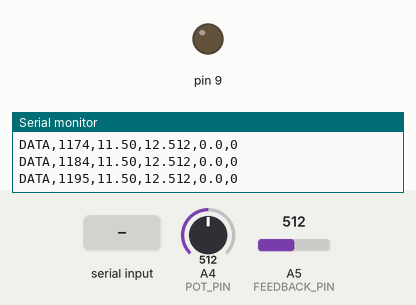
A sketch run on a simulated Arduino Uno, built with avr-gcc and run on an emulated ATmega328P. On the bench: output pins drawn as LEDs (lit = HIGH), the last lines printed to the serial monitor. The test bench sets the inputs (shaded band); at power-on: A5 (FEEDBACK_PIN) = 512, A4 (POT_PIN) = 512.

Above: at 1.2 s.
1.3 s: A5 (FEEDBACK_PIN) set to 490
2.8 s: A4 (POT_PIN) set to 538
4.3 s: A4 (POT_PIN) set to 551
At 5.65 s:
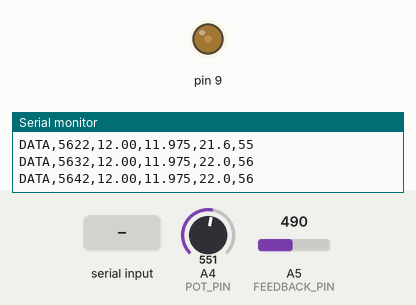
At 6.85 s:
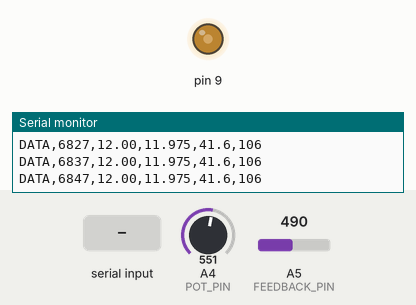
7.3 s: "RESET\n" received over Serial
13.3 s: A5 (FEEDBACK_PIN) set to 1023
At 14.0 s:
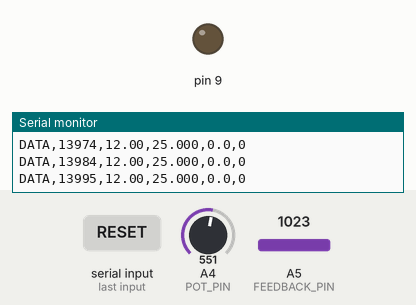
Timing chart, 0 to 15.8 s (numbered marks = the images above; inputs shaded):
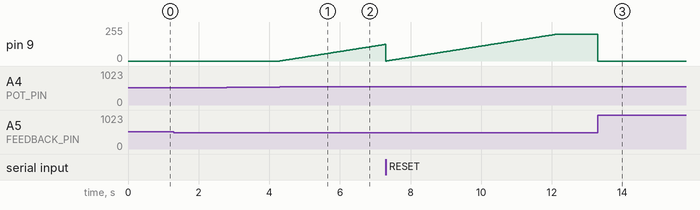

Measured:
- the behaviour switches between 550 and 551 on A4 (POT_PIN) (found by bisection; images 0 and 1)
- after the input at 4.3 s, pin 9: moves from 0/255 to 125/255 over 3.0 s, starting at once
- after the input at 13.3 s, pin 9: 200/255 → 0/255 at once

The sketch:

boost_controller_TIMING_TEST.ino
```cpp
#include <avr/io.h>

// ---------- Settings that MATLAB can change ----------
float KP = 0.1;
float KI = 40.0;
float remoteTargetV = 12.0;
bool  remoteMode = false;

const float MIN_VREF = 5.0, MAX_VREF = 18.0;
const float TS = 0.001;                 // 1 ms control loop (now accurate)
const uint8_t MAX_DUTY = 200;

// ---------- Pins ----------
const int FEEDBACK_PIN = A5;
const int POT_PIN      = A4;
// PWM output is now D9 (OC1A)  <-- move your wire from D5 to D9

const float R_TOP = 40.0, R_BOT = 10.0;
const float VOLTAGE_MULTIPLIER = (R_TOP + R_BOT) / R_BOT;

// ---------- Controller state ----------
float error = 0, prev_error = 0, control_y = 0, prev_y = 0;
float lastTargetV = 0;
int   lastAdc = 0;

char serialBuffer[40];
byte serialIndex = 0;

void handleCommand(char *cmd) {
  if (strcmp(cmd, "RESET") == 0) {          // duty back to 0, clear PI memory
    control_y = 0; prev_y = 0; prev_error = 0;
    OCR1A = 0;
    Serial.println(F("ACK,RESET"));
    return;
  }
  char *eq = strchr(cmd, '=');
  if (eq == NULL) { Serial.println(F("ERROR,INVALID_COMMAND")); return; }
  *eq = '\0';
  float val = atof(eq + 1);

  if (strcmp(cmd, "VREF") == 0) {
    if (val >= MIN_VREF && val <= MAX_VREF) {
      remoteTargetV = val; remoteMode = true;
      Serial.print(F("ACK,VREF,")); Serial.println(val, 2);
    } else Serial.println(F("ERROR,VREF_OUT_OF_RANGE"));
  }
  else if (strcmp(cmd, "KP") == 0) {
    if (val >= 0 && val <= 5) { KP = val; Serial.print(F("ACK,KP,")); Serial.println(val, 4); }
    else Serial.println(F("ERROR,KP_OUT_OF_RANGE"));
  }
  else if (strcmp(cmd, "KI") == 0) {
    if (val >= 0 && val <= 500) { KI = val; Serial.print(F("ACK,KI,")); Serial.println(val, 4); }
    else Serial.println(F("ERROR,KI_OUT_OF_RANGE"));
  }
  else Serial.println(F("ERROR,INVALID_COMMAND"));
}

void processSerialCommands() {
  while (Serial.available() > 0) {
    char c = Serial.read();
    if (c == '\n' || c == '\r') {
      if (serialIndex == 0) continue;
      serialBuffer[serialIndex] = '\0';
      handleCommand(serialBuffer);
      serialIndex = 0;
    } else if (serialIndex < sizeof(serialBuffer) - 1) {
      serialBuffer[serialIndex++] = c;
    } else {
      serialIndex = 0;
    }
  }
}

void setup() {
  Serial.begin(115200);

  // Timer1, 8-bit fast PWM on D9, ~62.5 kHz (does NOT affect millis/micros)
  DDRB |= (1 << PB1);
  TCCR1A = (1 << COM1A1) | (1 << WGM10);
  TCCR1B = (1 << WGM12)  | (1 << CS10);
  OCR1A = 0;

  Serial.println(F("READY"));
}

// ---- TIMING TEST additions (measure ADC / control execution time and period jitter) ----
unsigned long tm_adcSum = 0, tm_adcMax = 0, tm_totSum = 0, tm_totMax = 0, tm_perMin = 4000000000UL, tm_perMax = 0, tm_last = 0;
unsigned int tm_cnt = 0;

void loop() {
  processSerialCommands();

  // ---- Control loop: every 1 ms ----
  static unsigned long lastCtl = 0;
  if (micros() - lastCtl >= 1000) {
    lastCtl += 1000;
    unsigned long tm_t0 = micros();

    float target_vout;
    if (remoteMode) target_vout = remoteTargetV;
    else target_vout = map(analogRead(POT_PIN), 0, 1023, 50, 180) / 10.0;
    lastTargetV = target_vout;

    float target_adc = (target_vout / VOLTAGE_MULTIPLIER / 5.0) * 1023.0;
    unsigned long tm_t1a = micros();
    lastAdc = analogRead(FEEDBACK_PIN);
    unsigned long tm_t1 = micros();

    error = target_adc - (float)lastAdc;
    control_y = prev_y + KP * (error - prev_error) + KI * TS * error;

    if (control_y > MAX_DUTY) control_y = MAX_DUTY;
    else if (control_y < 0)   control_y = 0;

    OCR1A = (uint8_t)control_y;
    prev_error = error;
    prev_y = control_y;

    // ---- TIMING TEST: statistics, printed every 2000 control cycles ----
    unsigned long tm_t2 = micros();
    unsigned long d_adc = tm_t1 - tm_t1a, d_tot = tm_t2 - tm_t0;
    tm_adcSum += d_adc; tm_totSum += d_tot;
    if (d_adc > tm_adcMax) tm_adcMax = d_adc;
    if (d_tot > tm_totMax) tm_totMax = d_tot;
    if (tm_last != 0) { unsigned long per = tm_t0 - tm_last; if (per < tm_perMin) tm_perMin = per; if (per > tm_perMax) tm_perMax = per; }
    tm_last = tm_t0;
    if (++tm_cnt >= 2000) {
      Serial.print(F("TIMING_us,adc_mean,adc_max,cycle_mean,cycle_max,period_min,period_max,"));
      Serial.print(tm_adcSum / 2000.0, 1); Serial.print(','); Serial.print(tm_adcMax); Serial.print(',');
      Serial.print(tm_totSum / 2000.0, 1); Serial.print(','); Serial.print(tm_totMax); Serial.print(',');
      Serial.print(tm_perMin); Serial.print(','); Serial.println(tm_perMax);
      tm_adcSum = tm_adcMax = tm_totSum = tm_totMax = 0; tm_perMin = 4000000000UL; tm_perMax = 0; tm_cnt = 0;
    }
  }

  // ---- Telemetry: every 50 ms, easy-to-parse CSV ----
  static unsigned long lastPrint = 0;
  if (millis() - lastPrint >= 10) {
    lastPrint = millis();
    float vout = (lastAdc / 1023.0) * 5.0 * VOLTAGE_MULTIPLIER;
    float duty = ((float)OCR1A / 255.0) * 100.0;
    Serial.print(F("DATA,"));
    Serial.print(millis());      Serial.print(',');
    Serial.print(lastTargetV, 2); Serial.print(',');
    Serial.print(vout, 3);       Serial.print(',');
    Serial.print(duty, 1);       Serial.print(',');
    Serial.println(OCR1A);
  }
}
```
